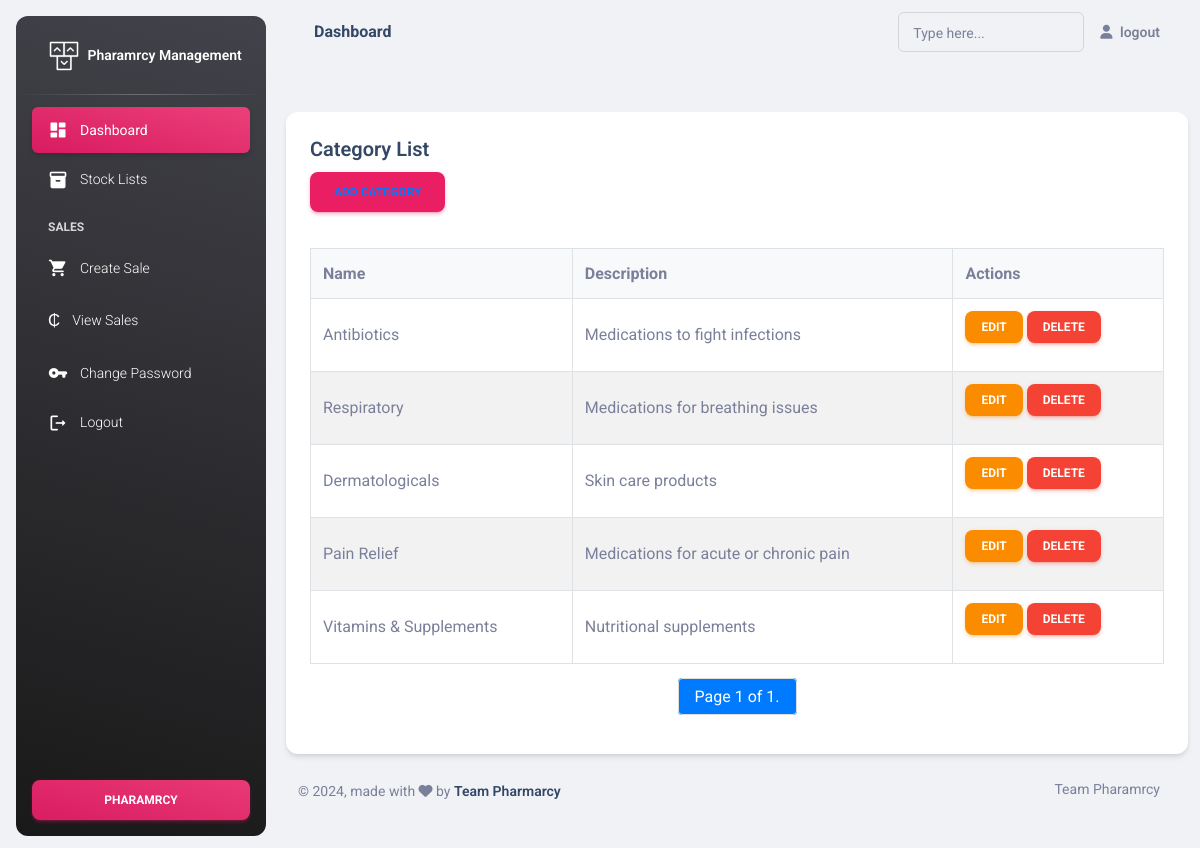
Page /categories/ on the committed database.
### pms/models.py (models this page shows, shortened)
class Category(models.Model):
    name = models.CharField(max_length=100)
    description = models.TextField()

### pms/views.py (the view)
# urls.py: path('categories/', category_list, name='category_list'),
def category_list(request):
    categories = Category.objects.all()
    paginator = Paginator(categories, 10)  # Show 10 categories per page.
    page_number = request.GET.get('page')
    page_obj = paginator.get_page(page_number)
    return render(request, 'category_list.html', {'page_obj': page_obj})

### pms/templates/category_list.html (shortened to what this page needs)
{% extends "dashboard.html" %}
{% load static crispy_forms_tags %}
{% block dash3 %}
<div class="row">
    <div class="col-lg-12">
        <div class="card">
            <div class="card-body">
                <h5 class="card-title">Category List</h5>
                <div class="action-links">
                    <a href="{% url 'category_create' %}" class="btn btn-primary">Add Category</a>
                </div>
                <div class="table-container">
                    <table>
                        <thead>
                            <tr>
                                <th>Name</th>
                                <th>Description</th>
                                <th>Actions</th>
                            </tr>
                        </thead>
                        <tbody>
                            {% for category in page_obj %}
                            <tr>
                                <td>{{ category.name }}</td>
                                <td>{{ category.description }}</td>
                                <td>
                                    <a href="{% url 'category_update' category.pk %}" class="btn btn-warning btn-sm">Edit</a>
                                    <form action="{% url 'category_delete' category.pk %}" method="post" style="display:inline;">
                                        <button type="submit" class="btn btn-danger btn-sm">Delete</button>
                                    </form>
                                </td>
                            </tr>
                            {% endfor %}
                        </tbody>
                    </table>
                </div>
                <div class="pagination">
                    <span class="step-links">
                        <span class="current">
                            Page {{ page_obj.number }} of {{ page_obj.paginator.num_pages }}.
                        </span>
                    </span>
                </div>
            </div>
        </div>
    </div>
</div>
{% endblock dash3 %}

### pms/templates/category_list.html (style rules this page uses)
.table-container { margin: 20px 0; }
table { width: 100%; border-collapse: collapse; }
th, td { padding: 12px; text-align: left; border: 1px solid #dee2e6; }
th { background-color: #f8f9fa; font-weight: bold; }
tbody tr:nth-child(even) { background-color: #f2f2f2; }
.pagination { display: flex; justify-content: center; margin: 20px 0; }
.pagination .current { padding: 8px 16px; margin: 0 4px; border: 1px solid #ddd; border-radius: 4px; background-color: #007bff; color: #fff; }
.action-links a { margin-right: 10px; color: #007bff; text-decoration: none; }

### rows in the picture
Category: name "Antibiotics", description "Medications to fight infections"
Category: name "Respiratory", description "Medications for breathing issues"
Category: name "Dermatologicals", description "Skin care products"
Category: name "Pain Relief", description "Medications for acute or chronic pain"
Category: name "Vitamins & Supplements", description "Nutritional supplements"

### other values in the picture
{{ page_obj.number }} "1"
{{ page_obj.paginator.num_pages }} "1"
